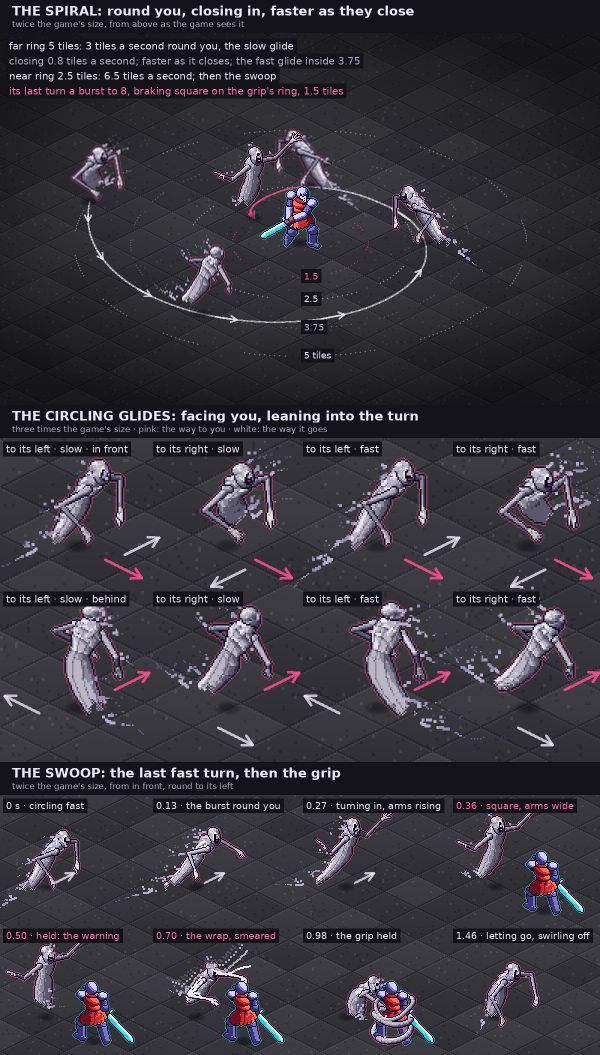
#> input picture docs/mockups/hush_shapes/pictures/hush_shapes_spiral_sheet.png, 1200 x 2110 px, given in place of rakes_front.png, which was not available (shown at 1/2 size)
$ python action_f4_amalgam_captions2.py ../docs/mockups/hush_shapes/pictures/hush_shapes_spiral_sheet.png ../docs/mockups/hush_shapes/pictures/sheet.png
#> lines starting #> are read from the running program, lines starting #| are printed output that depends on the picture
#!/usr/bin/env python3
"""THE AMALGAMATION'S ACTION REWORK, SECOND ROUND: the sheet, put together with its captions for the owner's phone (the panels are
   tools/action_f4_amalgam_sheet2.ts's).
   python3 tools/action_f4_amalgam_captions2.py <raw dir> <out.png>"""
import os, sys
from PIL import Image, ImageDraw, ImageFont

src, out = sys.argv[1], sys.argv[2]
B = '/usr/share/fonts/truetype/dejavu/DejaVuSans-Bold.ttf'
R = '/usr/share/fonts/truetype/dejavu/DejaVuSans.ttf'
big, small = ImageFont.truetype(B, 26), ImageFont.truetype(R, 19)
BG, TITLE, LINE = (12, 10, 20), (240, 232, 208), (200, 194, 220)
ROWS = [
    ('rakes_front.png', 'THE RAKES · FROM IN FRONT', 'Hauled up, HELD, claws glowing · RAKED (2 frames) · the hit, frozen · carried round · the backhand HELD · its hit'),
    ('rakes_back.png', 'THE RAKES · FROM BEHIND', 'The same six moments: its slash reaches 3.3 tiles, the backhand 3.5 (its old swipe 2.45)'),
    ('beside.png', 'BEFORE AND NOW', 'Left: the first round’s right rake as it lands (“lackluster”) · right: the new one, the knight where he stood'),
    ('mite_front.png', 'A BONE MITE · FROM IN FRONT (3× the game)', 'Its bones pulling together · up on its legs · skittering · crouched, HELD · the SNAP · one blow: chips'),
    ('mite_back.png', 'A BONE MITE · FROM BEHIND', 'The same six moments'),
    ('swarm.png', 'THEY SWARM THE KNIGHT (2× the game)', 'A third of his height, quick; his every swing bursts the ones it reaches'),
    ('arena1.png', 'THE BONE RAIN OVER THE WHOLE FLOOR', 'The first wave burst: a bone mite pulling together where each skull landed; the next wave’s shadows'),
    ('arena2.png', 'A TON OF THEM', 'Every skull of the rain a bone mite: 58 on this floor, all going for the knight'),
]
W = 1200
parts = []
for name, title, line in ROWS:
    im = Image.open(os.path.join(src, name)).convert('RGB')
#> im is the input picture: PIL image 1200x2110 RGB; mean R, G, B 55, 52.2, 60.2
    if im.width != W:
        im = im.resize((W, round(im.height * W / im.width)), Image.NEAREST)
    band = 70
    card = Image.new('RGB', (W, im.height + band), BG)
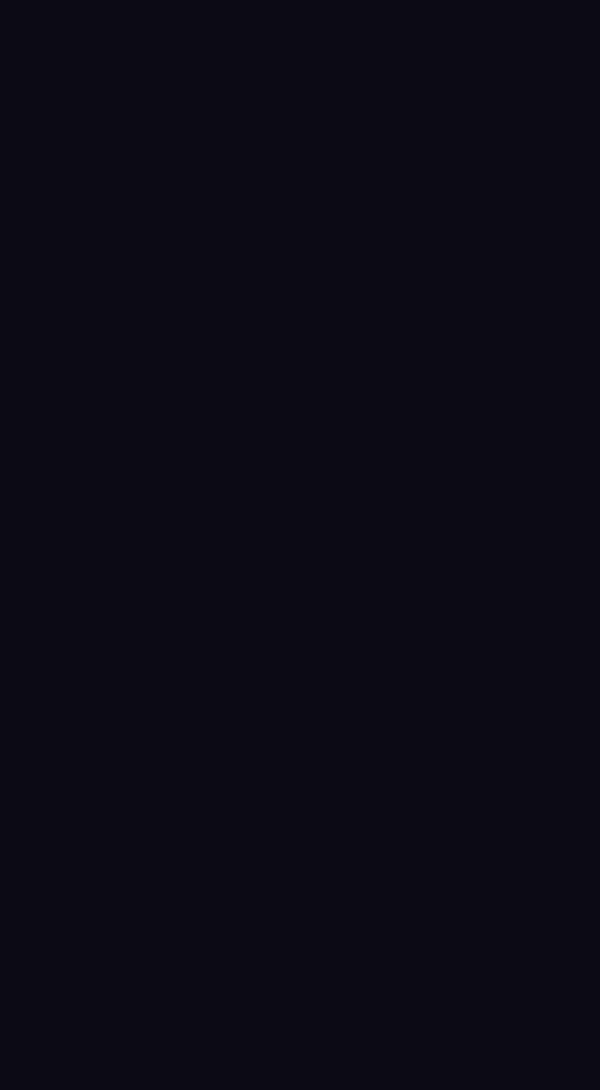
#> card: PIL image 1200x2180 RGB (shown at 1/2 size); mean R, G, B 12, 10, 20
    d = ImageDraw.Draw(card)
    d.text((16, 8), title, font=big, fill=TITLE)
    d.text((16, 42), line, font=small, fill=LINE)
    card.paste(im, ((W - im.width) // 2, band))
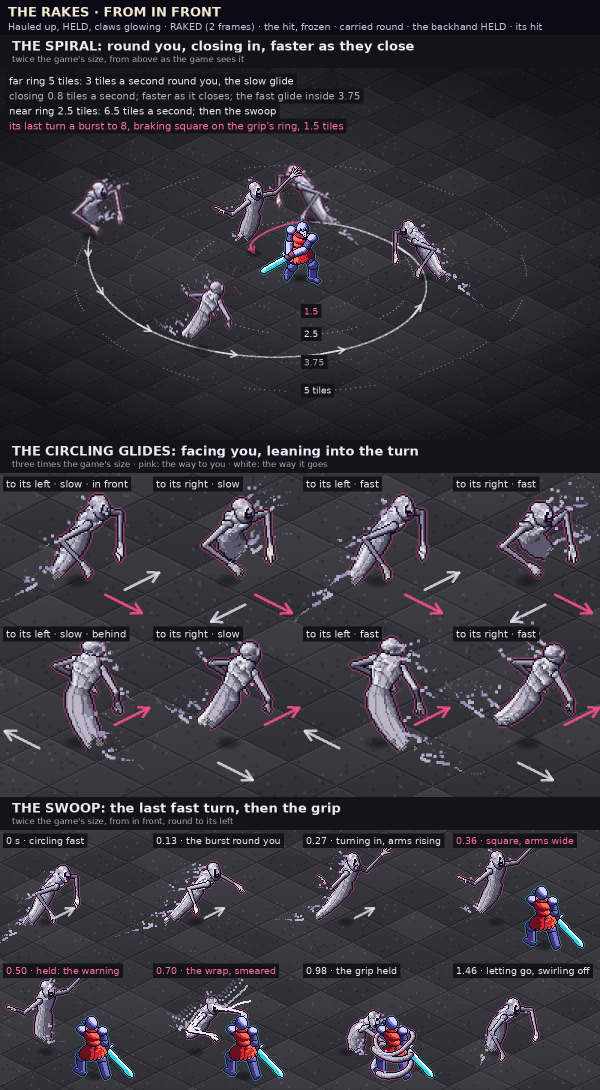
#> card: PIL image 1200x2180 RGB (shown at 1/2 size); mean R, G, B 54.2, 51.4, 59.5
    parts.append(card)
#> pass 2 of the loop `for name, title, line in ROWS:`:
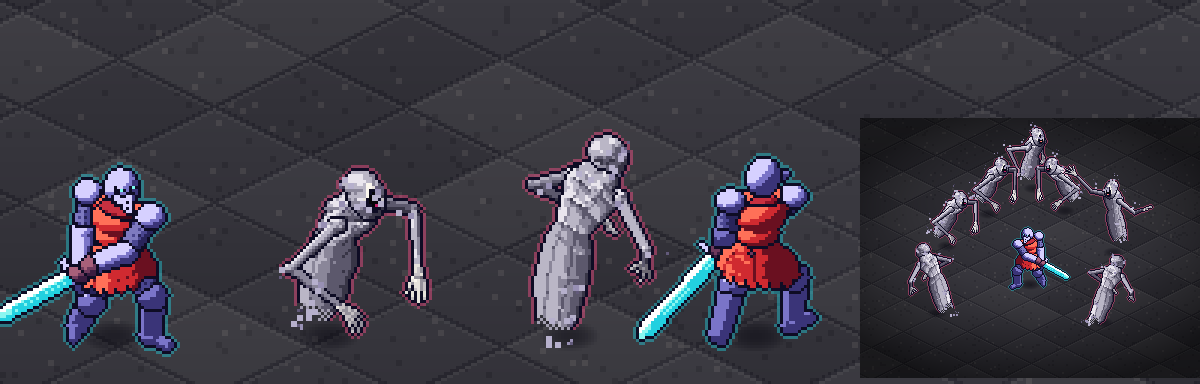
#> input picture docs/mockups/hush_shapes/pictures/sheet.png, 1200 x 384 px, given in place of rakes_back.png, which was not available
#> im: PIL image 1200x384 RGB
#> `card = Image.new('RGB', (W, im.height + band), BG)`:
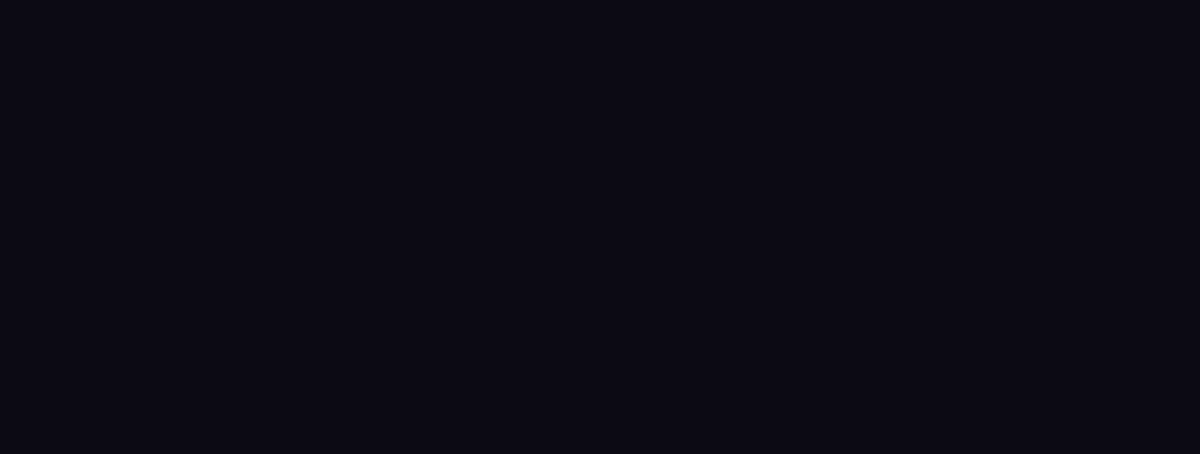
#> card: PIL image 1200x454 RGB; mean R, G, B 12, 10, 20
#> `card.paste(im, ((W - im.width) // 2, band))`:
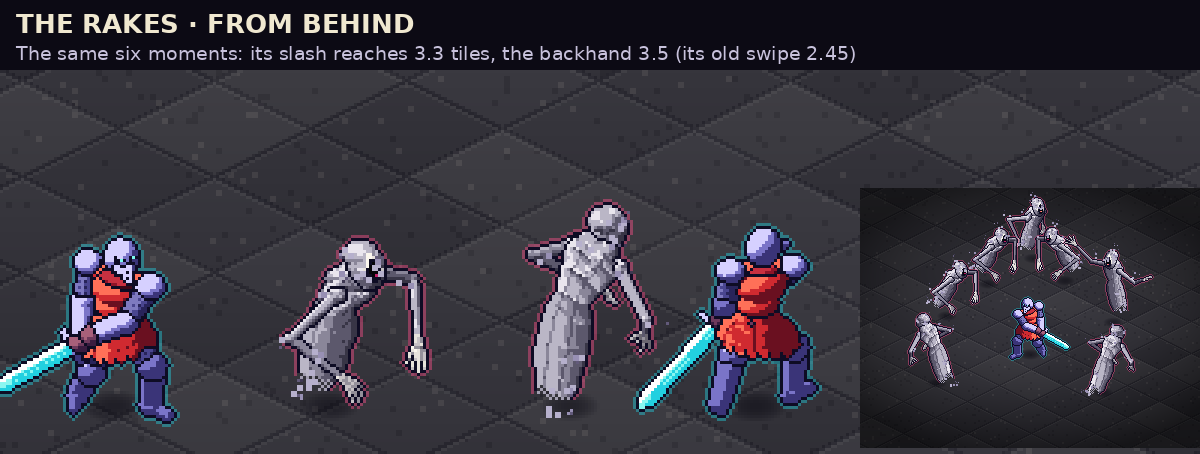
#> card: PIL image 1200x454 RGB; mean R, G, B 55.5, 52.7, 62.1
#> (the run stopped early here; a loop or call above may not have finished)
